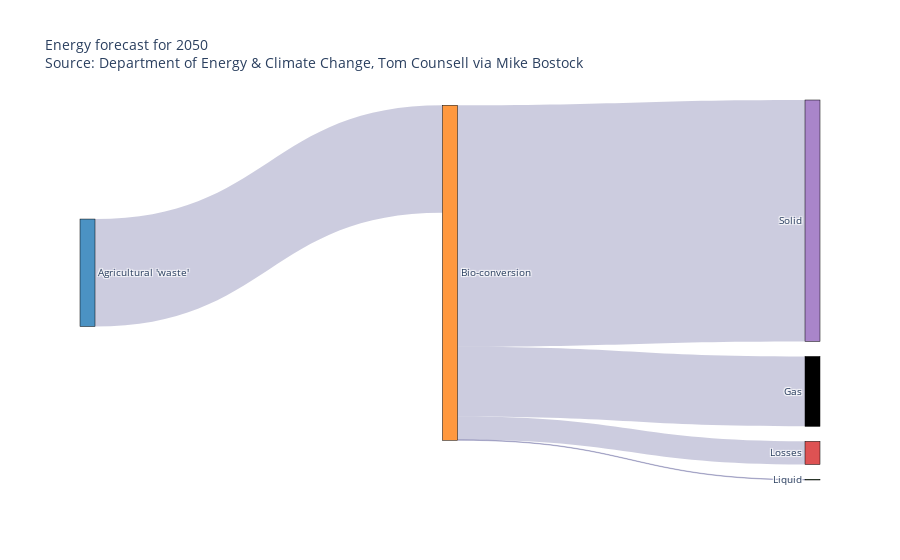

This figure's notebook cell:
### Code cell
fig2 = go.Figure(data=a)

fig2.update_layout(title_text="Energy forecast for 2050<br>Source: Department of Energy & Climate Change, Tom Counsell via <a href='https://bost.ocks.org/mike/sankey/'>Mike Bostock</a>",
                  font_size=10)
fig2.show()

### Figure 1 — Plotly figure (JSON) as saved in the notebook; plotly's stock layout.template omitted (floating-point values rounded to 4 significant figures)
{"data": [{"domain": {"x": [0, 1], "y": [0, 1]}, "link": {"color": ["rgba(0,0,96,0.2)", "rgba(0,0,96,0.2)", "rgba(0,0,96,0.2)", "rgba(0,0,96,0.2)", "rgba(0,0,96,0.2)", "rgba(0,0,96,0.2)", "rgba(0,0,96,0.2)"], "source": [0, 1, 1, 1, 1, 4], "target": [1, 2, 3, 4, 5], "value": [124.7, 0.597, 26.86, 280.3, 81.14, 35, 35]}, "node": {"color": ["rgba(31, 119, 180, 0.8)", "rgba(255, 127, 14, 0.8)", "rgba(44, 160, 44, 0.8)", "rgba(214, 39, 40, 0.8)", "rgba(148, 103, 189, 0.8)"], "label": ["Agricultural 'waste'", "Bio-conversion", "Liquid", "Losses", "Solid", "Gas"], "line": {"color": "black", "width": 0.5}, "pad": 15, "thickness": 15}, "orientation": "h", "type": "sankey", "valueformat": ".0f", "valuesuffix": "TWh"}], "layout": {"font": {"size": 10}, "title": {"text": "Energy forecast for 2050<br>Source: Department of Energy & Climate Change, Tom Counsell via <a href='https://bost.ocks.org/mike/sankey/'>Mike Bostock</a>"}}}
